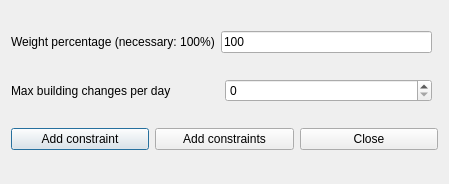
<?xml version="1.0" encoding="UTF-8"?>
<ui version="4.0">
 <class>AddConstraintTeachersMaxBuildingChangesPerDayForm_template</class>
 <widget class="QDialog" name="AddConstraintTeachersMaxBuildingChangesPerDayForm_template">
  <property name="geometry">
   <rect>
    <x>0</x>
    <y>0</y>
    <width>449</width>
    <height>184</height>
   </rect>
  </property>
  <property name="windowTitle">
   <string extracomment="This is the title of the dialog to add a new constraint of this type">Add teachers max building changes per day</string>
  </property>
  <layout class="QGridLayout">
   <item row="2" column="0" colspan="2">
    <layout class="QHBoxLayout">
     <item>
      <widget class="QPushButton" name="addConstraintPushButton">
       <property name="text">
        <string>Add constraint</string>
       </property>
      </widget>
     </item>
     <item>
      <widget class="QPushButton" name="addConstraintsPushButton">
       <property name="text">
        <string>Add constraints</string>
       </property>
      </widget>
     </item>
     <item>
      <widget class="QPushButton" name="closePushButton">
       <property name="text">
        <string>Close</string>
       </property>
      </widget>
     </item>
    </layout>
   </item>
   <item row="0" column="0">
    <layout class="QHBoxLayout">
     <item>
      <widget class="QLabel" name="weightTextLabel">
       <property name="frameShape">
        <enum>QFrame::NoFrame</enum>
       </property>
       <property name="frameShadow">
        <enum>QFrame::Plain</enum>
       </property>
       <property name="text">
        <string>Weight percentage (necessary: 100%)</string>
       </property>
       <property name="wordWrap">
        <bool>false</bool>
       </property>
      </widget>
     </item>
     <item>
      <widget class="QLineEdit" name="weightLineEdit">
       <property name="text">
        <string notr="true">100</string>
       </property>
      </widget>
     </item>
    </layout>
   </item>
   <item row="1" column="0">
    <layout class="QHBoxLayout">
     <item>
      <widget class="QLabel" name="textLabel1">
       <property name="text">
        <string>Max building changes per day</string>
       </property>
       <property name="wordWrap">
        <bool>false</bool>
       </property>
      </widget>
     </item>
     <item>
      <widget class="QSpinBox" name="maxChangesSpinBox"/>
     </item>
    </layout>
   </item>
  </layout>
 </widget>
 <layoutdefault spacing="6" margin="11"/>
 <resources/>
 <connections/>
</ui>
